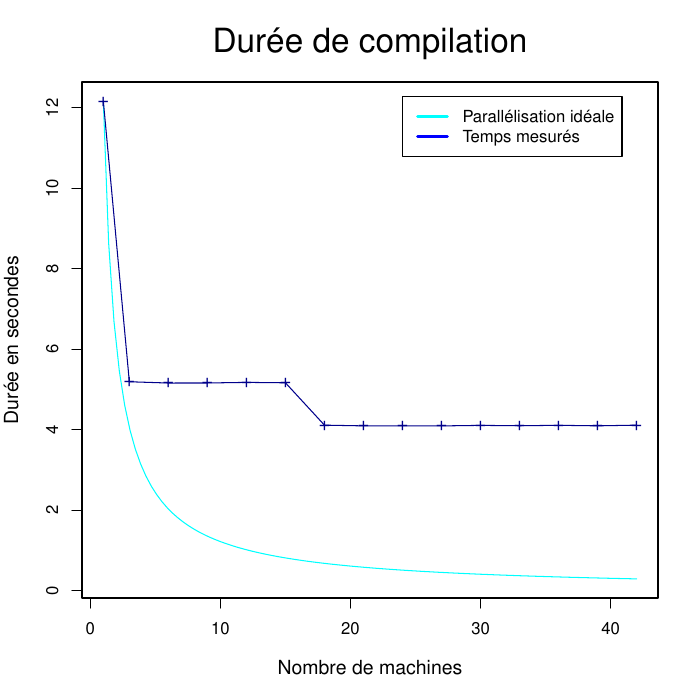

R code for this plot:
pdf("sujet_makefiles_premier_Makefile-small_nth8.pdf")

nCPU = 42
STEP = 3

#x_axis <- seq.int( nCPU, STEP, -STEP )
#x_axis <- seq.int( STEP, nCPU, STEP )
x_axis=c()
for (i in seq(from=nCPU, to=1, by=-STEP)) {
  x_axis = c( x_axis, i )
}

if ( ! (1 %in% x_axis) ) {
  x_axis = c( x_axis, 1 )
}

x_axis = rev(x_axis)

data <- c( 12168,  5191,  5159,  5160,  5175,  5165,  4112,  4094,  4096,  4093,  4106,  4097,  4108,  4095,  4112 )

# -1 )
#data <- head( data, -1)

data = data / 1000

#sCPU = tail(data, n=1)

xLim = 4 * nCPU / 7
sCPU = head(data, n=1)
yLim = sCPU + sCPU / 100

x_ideal <- c( 1, nCPU )
y_ideal <- data / x_axis
y_lims <- c( min(data), yLim )

ideal <- function( n ) {
  return (sCPU/n)
}

plot( ideal, 1, nCPU, ann=FALSE, col="cyan" )
lines( x_axis, data, pch="+", cex=1.2, type="o", col="dark blue", ann=FALSE, ylim=y_lims )

title( main="Durée de compilation", font.main=1, cex.main=2 )
title( xlab="Nombre de machines", cex.lab=1.2 )
title( ylab="Durée en secondes", cex.lab=1.2 )


# places a legend at the appropriate place
legend( xLim, yLim,

 # puts text in the legend
c("Parallélisation idéale", "Temps mesurés"),

# gives the legend appropriate symbols (lines)
lty=c(1,1),

 # gives the legend lines the correct color and width
lwd=c(2.5,2.5),col=c("cyan", "blue"),bg="white")


dev.off()

m = nCPU

T1 = sCPU

Tm = data

acc = T1 / Tm


travail=c()
for (i in 1:length(data)) {
  travail = c( travail, x_axis[i] * Tm[i] )
}

eff=T1/travail



prefix="graphe"

pdf(paste(prefix,"_acc.pdf", sep=""))

plot( x_axis, acc, pch="+", cex=1.2, type="o", col="dark blue", ann=FALSE ) #, ylim=y_lims )

title( main="Accélération", font.main=1, cex.main=2 )
title( xlab="Nombre de machines", cex.lab=1.2 )
title( ylab="Accélération", cex.lab=1.2 )

dev.off()



pdf(paste(prefix,"_eff.pdf", sep=""))

plot( x_axis, eff, pch="+", cex=1.2, type="o", col="dark blue", ann=FALSE ) #, ylim=y_lims )

title( main="Efficacité", font.main=1, cex.main=2 )
title( xlab="Nombre de machines", cex.lab=1.2 )
title( ylab="Efficacité", cex.lab=1.2 )

dev.off()


pdf(paste(prefix,"_work.pdf", sep=""))

plot( x_axis, travail, pch="+", cex=1.2, type="o", col="dark blue", ann=FALSE ) #, ylim=y_lims )

title( main="Travail", font.main=1, cex.main=2 )
title( xlab="Nombre de machines", cex.lab=1.2 )
title( ylab="Travail", cex.lab=1.2 )

dev.off()

